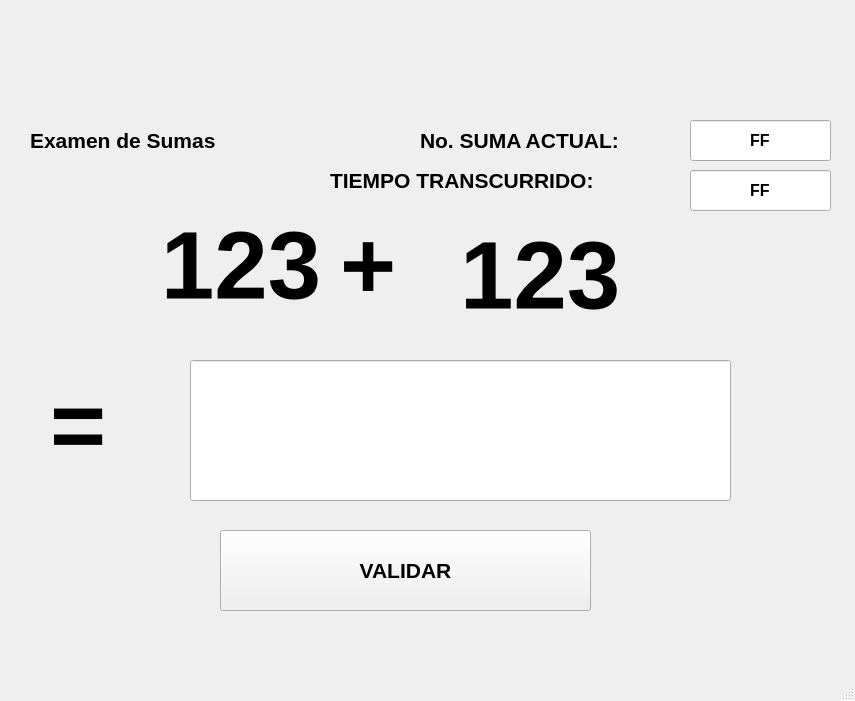
<?xml version="1.0" encoding="UTF-8"?>
<ui version="4.0">
 <class>MainWindow</class>
 <widget class="QMainWindow" name="MainWindow">
  <property name="geometry">
   <rect>
    <x>0</x>
    <y>0</y>
    <width>855</width>
    <height>701</height>
   </rect>
  </property>
  <property name="windowTitle">
   <string>MainWindow</string>
  </property>
  <widget class="QWidget" name="centralwidget">
   <widget class="QLabel" name="label">
    <property name="geometry">
     <rect>
      <x>30</x>
      <y>120</y>
      <width>381</width>
      <height>41</height>
     </rect>
    </property>
    <property name="font">
     <font>
      <pointsize>16</pointsize>
      <weight>75</weight>
      <bold>true</bold>
     </font>
    </property>
    <property name="text">
     <string>Examen de Sumas</string>
    </property>
   </widget>
   <widget class="QLabel" name="label_3">
    <property name="geometry">
     <rect>
      <x>20</x>
      <y>20</y>
      <width>231</width>
      <height>91</height>
     </rect>
    </property>
    <property name="text">
     <string/>
    </property>
    <property name="pixmap">
     <pixmap resource="archivo_recursos.qrc">:/Intro/UAT-Logotipo202.png</pixmap>
    </property>
    <property name="scaledContents">
     <bool>true</bool>
    </property>
   </widget>
   <widget class="QLabel" name="label_4">
    <property name="geometry">
     <rect>
      <x>610</x>
      <y>10</y>
      <width>231</width>
      <height>91</height>
     </rect>
    </property>
    <property name="text">
     <string/>
    </property>
    <property name="pixmap">
     <pixmap resource="archivo_recursos.qrc">:/Intro/FI_LOGO.png</pixmap>
    </property>
    <property name="scaledContents">
     <bool>true</bool>
    </property>
   </widget>
   <widget class="QPushButton" name="btn_validar">
    <property name="geometry">
     <rect>
      <x>220</x>
      <y>530</y>
      <width>371</width>
      <height>81</height>
     </rect>
    </property>
    <property name="font">
     <font>
      <pointsize>16</pointsize>
      <weight>75</weight>
      <bold>true</bold>
     </font>
    </property>
    <property name="text">
     <string>VALIDAR</string>
    </property>
   </widget>
   <widget class="QLabel" name="txt_val1">
    <property name="geometry">
     <rect>
      <x>80</x>
      <y>200</y>
      <width>241</width>
      <height>131</height>
     </rect>
    </property>
    <property name="font">
     <font>
      <pointsize>72</pointsize>
      <weight>75</weight>
      <bold>true</bold>
     </font>
    </property>
    <property name="text">
     <string>123</string>
    </property>
    <property name="alignment">
     <set>Qt::AlignRight|Qt::AlignTrailing|Qt::AlignVCenter</set>
    </property>
   </widget>
   <widget class="QLabel" name="label_5">
    <property name="geometry">
     <rect>
      <x>340</x>
      <y>200</y>
      <width>101</width>
      <height>131</height>
     </rect>
    </property>
    <property name="font">
     <font>
      <pointsize>72</pointsize>
      <weight>75</weight>
      <bold>true</bold>
     </font>
    </property>
    <property name="text">
     <string>+</string>
    </property>
   </widget>
   <widget class="QLabel" name="txt_val2">
    <property name="geometry">
     <rect>
      <x>460</x>
      <y>210</y>
      <width>241</width>
      <height>131</height>
     </rect>
    </property>
    <property name="font">
     <font>
      <pointsize>72</pointsize>
      <weight>75</weight>
      <bold>true</bold>
     </font>
    </property>
    <property name="text">
     <string>123</string>
    </property>
   </widget>
   <widget class="QLabel" name="label_7">
    <property name="geometry">
     <rect>
      <x>50</x>
      <y>360</y>
      <width>101</width>
      <height>131</height>
     </rect>
    </property>
    <property name="font">
     <font>
      <pointsize>72</pointsize>
      <weight>75</weight>
      <bold>true</bold>
     </font>
    </property>
    <property name="text">
     <string>=</string>
    </property>
   </widget>
   <widget class="QLineEdit" name="txt_resultado">
    <property name="geometry">
     <rect>
      <x>190</x>
      <y>360</y>
      <width>541</width>
      <height>141</height>
     </rect>
    </property>
    <property name="font">
     <font>
      <pointsize>72</pointsize>
      <weight>75</weight>
      <bold>true</bold>
     </font>
    </property>
    <property name="text">
     <string/>
    </property>
    <property name="alignment">
     <set>Qt::AlignCenter</set>
    </property>
   </widget>
   <widget class="QLabel" name="label_8">
    <property name="geometry">
     <rect>
      <x>420</x>
      <y>120</y>
      <width>261</width>
      <height>41</height>
     </rect>
    </property>
    <property name="font">
     <font>
      <pointsize>16</pointsize>
      <weight>75</weight>
      <bold>true</bold>
     </font>
    </property>
    <property name="text">
     <string>No. SUMA ACTUAL:</string>
    </property>
   </widget>
   <widget class="QLabel" name="label_9">
    <property name="geometry">
     <rect>
      <x>330</x>
      <y>160</y>
      <width>351</width>
      <height>41</height>
     </rect>
    </property>
    <property name="font">
     <font>
      <pointsize>16</pointsize>
      <weight>75</weight>
      <bold>true</bold>
     </font>
    </property>
    <property name="text">
     <string>TIEMPO TRANSCURRIDO:</string>
    </property>
   </widget>
   <widget class="QLineEdit" name="txt_suma_actual">
    <property name="geometry">
     <rect>
      <x>690</x>
      <y>120</y>
      <width>141</width>
      <height>41</height>
     </rect>
    </property>
    <property name="font">
     <font>
      <pointsize>12</pointsize>
      <weight>75</weight>
      <bold>true</bold>
     </font>
    </property>
    <property name="text">
     <string>FF</string>
    </property>
    <property name="alignment">
     <set>Qt::AlignCenter</set>
    </property>
   </widget>
   <widget class="QLineEdit" name="txt_tiempo_transcurrid">
    <property name="geometry">
     <rect>
      <x>690</x>
      <y>170</y>
      <width>141</width>
      <height>41</height>
     </rect>
    </property>
    <property name="font">
     <font>
      <pointsize>12</pointsize>
      <weight>75</weight>
      <bold>true</bold>
     </font>
    </property>
    <property name="text">
     <string>FF</string>
    </property>
    <property name="alignment">
     <set>Qt::AlignCenter</set>
    </property>
   </widget>
  </widget>
  <widget class="QMenuBar" name="menubar">
   <property name="geometry">
    <rect>
     <x>0</x>
     <y>0</y>
     <width>855</width>
     <height>26</height>
    </rect>
   </property>
  </widget>
  <widget class="QStatusBar" name="statusbar"/>
 </widget>
 <resources>
  <include location="archivo_recursos.qrc"/>
 </resources>
 <connections/>
</ui>
